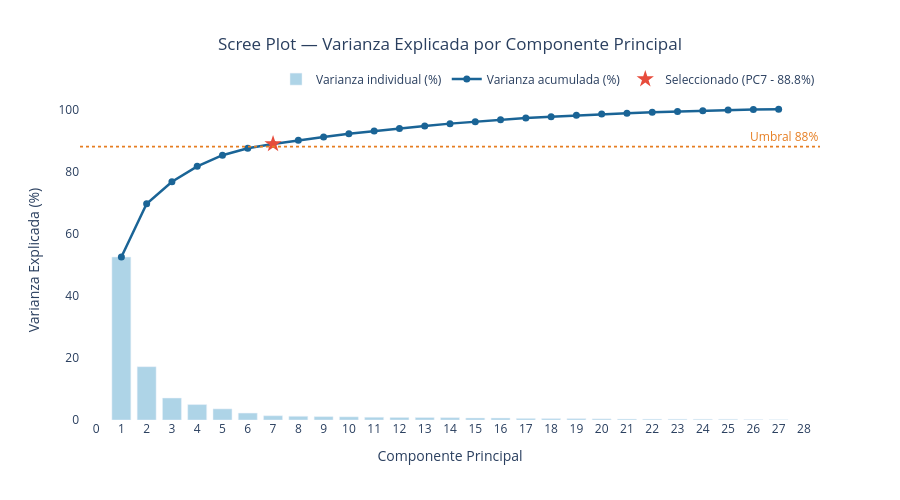

Write notebook code for a chart like this one.
### Markdown cell above
### Scree Plot (Varianza Explicada por Componente Principal)
Visualización de la varianza explicada acumulada por cada componente principal.
Permite determinar cuántos componentes son necesarios para retener la mayor
parte de la información del dataset.

### Code cell
var_individual = pca.explained_variance_ratio_ * 100
var_acumulada  = np.cumsum(var_individual)
pcs            = list(range(1, len(var_acumulada) + 1))
UMBRAL_PLOT    = 88.0
n_sel          = n_componentes_88

fig = go.Figure()

fig.add_trace(go.Bar(
    x=pcs, y=var_individual,
    name="Varianza individual (%)",
    marker_color="#93c6e0", opacity=0.75,
    hovertemplate="PC%{x}<br>Individual: %{y:.2f}%<extra></extra>",
))

fig.add_trace(go.Scatter(
    x=pcs, y=var_acumulada,
    name="Varianza acumulada (%)",
    mode="lines+markers",
    line=dict(color="#1a6496", width=2.5),
    marker=dict(size=7, color="#1a6496"),
    hovertemplate="PC%{x}<br>Acumulada: %{y:.2f}%<extra></extra>",
))

fig.add_trace(go.Scatter(
    x=[n_sel], y=[var_acumulada[n_sel - 1]],
    name=f"Seleccionado (PC{n_sel} - {var_acumulada[n_sel-1]:.1f}%)",
    mode="markers",
    marker=dict(size=13, color="#e74c3c", symbol="star"),
    hovertemplate=f"PC{n_sel}: {var_acumulada[n_sel-1]:.2f}%<extra></extra>",
))

fig.add_hline(
    y=UMBRAL_PLOT,
    line_dash="dot", line_color="#e67e22", line_width=1.8,
    annotation_text=f"Umbral {UMBRAL_PLOT:.0f}%",
    annotation_position="top right",
    annotation_font=dict(color="#e67e22", size=12),
)

fig.update_layout(
    title=dict(text="Scree Plot — Varianza Explicada por Componente Principal",
               font=dict(size=17), x=0.5, xanchor="center"),
    xaxis=dict(title="Componente Principal", tickmode="linear", dtick=1),
    yaxis=dict(title="Varianza Explicada (%)", range=[0, 103]),
    legend=dict(orientation="h", yanchor="bottom", y=1.02, xanchor="right", x=1),
    plot_bgcolor="white", bargap=0.25, width=900, height=500,
    hovermode="x unified",
)
fig.write_image("images/03_scree_plot.png", scale=2)
fig.show()

### Figure 1 — Plotly figure (JSON) as saved in the notebook; plotly's stock layout.template omitted (floating-point values rounded to 4 significant figures)
{"data": [{"hovertemplate": "PC%{x}<br>Individual: %{y:.2f}%<extra></extra>", "marker": {"color": "#93c6e0"}, "name": "Varianza individual (%)", "opacity": 0.75, "type": "bar", "x": [1, 2, 3, 4, 5, 6, 7, 8, 9, 10, 11, 12, 13, 14, 15, 16, 17, 18, 19, 20, 21, 22, 23, 24, 25, 26, 27], "y": [52.44, 17.16, 7.075, 4.977, 3.58, 2.234, 1.372, 1.193, 1.084, 1.016, 0.8874, 0.8209, 0.8028, 0.7456, 0.6431, 0.6333, 0.5075, 0.4594, 0.4528, 0.3672, 0.3134, 0.2733, 0.2561, 0.2478, 0.2287, 0.1379, 0.08682]}, {"hovertemplate": "PC%{x}<br>Acumulada: %{y:.2f}%<extra></extra>", "line": {"color": "#1a6496", "width": 2.5}, "marker": {"color": "#1a6496", "size": 7}, "mode": "lines+markers", "name": "Varianza acumulada (%)", "type": "scatter", "x": [1, 2, 3, 4, 5, 6, 7, 8, 9, 10, 11, 12, 13, 14, 15, 16, 17, 18, 19, 20, 21, 22, 23, 24, 25, 26, 27], "y": [52.44, 69.61, 76.68, 81.66, 85.24, 87.47, 88.84, 90.04, 91.12, 92.14, 93.02, 93.84, 94.65, 95.39, 96.04, 96.67, 97.18, 97.64, 98.09, 98.46, 98.77, 99.04, 99.3, 99.55, 99.78, 99.91, 100.0]}, {"hovertemplate": "PC7: 88.84%<extra></extra>", "marker": {"color": "#e74c3c", "size": 13, "symbol": "star"}, "mode": "markers", "name": "Seleccionado (PC7 - 88.8%)", "type": "scatter", "x": [7], "y": [88.84]}], "layout": {"annotations": [{"font": {"color": "#e67e22", "size": 12}, "showarrow": false, "text": "Umbral 88%", "x": 1, "xanchor": "right", "xref": "x domain", "y": 88, "yanchor": "bottom", "yref": "y"}], "bargap": 0.25, "height": 500, "hovermode": "x unified", "legend": {"orientation": "h", "x": 1, "xanchor": "right", "y": 1.02, "yanchor": "bottom"}, "plot_bgcolor": "white", "shapes": [{"line": {"color": "#e67e22", "dash": "dot", "width": 1.8}, "type": "line", "x0": 0, "x1": 1, "xref": "x domain", "y0": 88, "y1": 88, "yref": "y"}], "title": {"font": {"size": 17}, "text": "Scree Plot — Varianza Explicada por Componente Principal", "x": 0.5, "xanchor": "center"}, "width": 900, "xaxis": {"dtick": 1, "tickmode": "linear", "title": {"text": "Componente Principal"}}, "yaxis": {"range": [0, 103], "title": {"text": "Varianza Explicada (%)"}}}}
